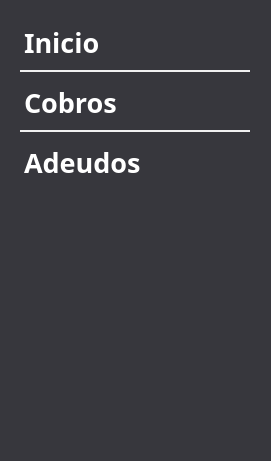
  <widget class="QFrame" name="frame">
   <property name="geometry">
    <rect>
     <x>30</x>
     <y>160</y>
     <width>271</width>
     <height>461</height>
    </rect>
   </property>
   <property name="styleSheet">
    <string notr="true">QFrame {
    background-color: #37373d;  /* Color de fondo semitransparente */
    border-radius: 30px;                         /* Bordes redondeados */
   
}</string>
   </property>
   <property name="frameShape">
    <enum>QFrame::StyledPanel</enum>
   </property>
   <property name="frameShadow">
    <enum>QFrame::Raised</enum>
   </property>
   <widget class="QTextBrowser" name="menuOption1">
    <property name="geometry">
     <rect>
      <x>20</x>
      <y>20</y>
      <width>101</width>
      <height>51</height>
     </rect>
    </property>
    <property name="palette">
     <palette>
      <active>
       <colorrole role="Button">
        <brush brushstyle="SolidPattern">
         <color alpha="255">
          <red>55</red>
          <green>55</green>
          <blue>61</blue>
         </color>
        </brush>
       </colorrole>
       <colorrole role="Text">
        <brush brushstyle="SolidPattern">
         <color alpha="255">
          <red>255</red>
          <green>255</green>
          <blue>255</blue>
         </color>
        </brush>
       </colorrole>
       <colorrole role="Base">
        <brush brushstyle="SolidPattern">
         <color alpha="255">
          <red>55</red>
          <green>55</green>
          <blue>61</blue>
         </color>
        </brush>
       </colorrole>
       <colorrole role="Window">
        <brush brushstyle="SolidPattern">
         <color alpha="255">
          <red>55</red>
          <green>55</green>
          <blue>61</blue>
         </color>
        </brush>
       </colorrole>
      </active>
      <inactive>
       <colorrole role="Button">
        <brush brushstyle="SolidPattern">
         <color alpha="255">
          <red>55</red>
          <green>55</green>
          <blue>61</blue>
         </color>
        </brush>
       </colorrole>
       <colorrole role="Text">
        <brush brushstyle="SolidPattern">
         <color alpha="255">
          <red>255</red>
          <green>255</green>
          <blue>255</blue>
         </color>
        </brush>
       </colorrole>
       <colorrole role="Base">
        <brush brushstyle="SolidPattern">
         <color alpha="255">
          <red>55</red>
          <green>55</green>
          <blue>61</blue>
         </color>
        </brush>
       </colorrole>
       <colorrole role="Window">
        <brush brushstyle="SolidPattern">
         <color alpha="255">
          <red>55</red>
          <green>55</green>
          <blue>61</blue>
         </color>
        </brush>
       </colorrole>
      </inactive>
      <disabled>
       <colorrole role="Button">
        <brush brushstyle="SolidPattern">
         <color alpha="255">
          <red>55</red>
          <green>55</green>
          <blue>61</blue>
         </color>
        </brush>
       </colorrole>
       <colorrole role="Text">
        <brush brushstyle="SolidPattern">
         <color alpha="255">
          <red>120</red>
          <green>120</green>
          <blue>120</blue>
         </color>
        </brush>
       </colorrole>
       <colorrole role="Base">
        <brush brushstyle="SolidPattern">
         <color alpha="255">
          <red>55</red>
          <green>55</green>
          <blue>61</blue>
         </color>
        </brush>
       </colorrole>
       <colorrole role="Window">
        <brush brushstyle="SolidPattern">
         <color alpha="255">
          <red>55</red>
          <green>55</green>
          <blue>61</blue>
         </color>
        </brush>
       </colorrole>
      </disabled>
     </palette>
    </property>
    <property name="font">
     <font>
      <family>Montserrat</family>
      <pointsize>10</pointsize>
      <weight>75</weight>
      <bold>true</bold>
     </font>
    </property>
    <property name="html">
     <string>&lt;!DOCTYPE HTML PUBLIC &quot;-//W3C//DTD HTML 4.0//EN&quot; &quot;http://www.w3.org/TR/REC-html40/strict.dtd&quot;&gt;
&lt;html&gt;&lt;head&gt;&lt;meta name=&quot;qrichtext&quot; content=&quot;1&quot; /&gt;&lt;style type=&quot;text/css&quot;&gt;
p, li { white-space: pre-wrap; }
&lt;/style&gt;&lt;/head&gt;&lt;body style=&quot; font-family:'Montserrat'; font-size:10pt; font-weight:600; font-style:normal;&quot;&gt;
&lt;p style=&quot; margin-top:0px; margin-bottom:0px; margin-left:0px; margin-right:0px; -qt-block-indent:0; text-indent:0px;&quot;&gt;&lt;span style=&quot; font-size:20pt;&quot;&gt;Inicio&lt;/span&gt;&lt;/p&gt;&lt;/body&gt;&lt;/html&gt;</string>
    </property>
   </widget>
   <widget class="QTextBrowser" name="menuOption2">
    <property name="geometry">
     <rect>
      <x>20</x>
      <y>80</y>
      <width>121</width>
      <height>51</height>
     </rect>
    </property>
    <property name="palette">
     <palette>
      <active>
       <colorrole role="Button">
        <brush brushstyle="SolidPattern">
         <color alpha="255">
          <red>55</red>
          <green>55</green>
          <blue>61</blue>
         </color>
        </brush>
       </colorrole>
       <colorrole role="Text">
        <brush brushstyle="SolidPattern">
         <color alpha="255">
          <red>255</red>
          <green>255</green>
          <blue>255</blue>
         </color>
        </brush>
       </colorrole>
       <colorrole role="Base">
        <brush brushstyle="SolidPattern">
         <color alpha="255">
          <red>55</red>
          <green>55</green>
          <blue>61</blue>
         </color>
        </brush>
       </colorrole>
       <colorrole role="Window">
        <brush brushstyle="SolidPattern">
         <color alpha="255">
          <red>55</red>
          <green>55</green>
          <blue>61</blue>
         </color>
        </brush>
       </colorrole>
      </active>
      <inactive>
       <colorrole role="Button">
        <brush brushstyle="SolidPattern">
         <color alpha="255">
          <red>55</red>
          <green>55</green>
          <blue>61</blue>
         </color>
        </brush>
       </colorrole>
       <colorrole role="Text">
        <brush brushstyle="SolidPattern">
         <color alpha="255">
          <red>255</red>
          <green>255</green>
          <blue>255</blue>
         </color>
        </brush>
       </colorrole>
       <colorrole role="Base">
        <brush brushstyle="SolidPattern">
         <color alpha="255">
          <red>55</red>
          <green>55</green>
          <blue>61</blue>
         </color>
        </brush>
       </colorrole>
       <colorrole role="Window">
        <brush brushstyle="SolidPattern">
         <color alpha="255">
          <red>55</red>
          <green>55</green>
          <blue>61</blue>
         </color>
        </brush>
       </colorrole>
      </inactive>
      <disabled>
       <colorrole role="Button">
        <brush brushstyle="SolidPattern">
         <color alpha="255">
          <red>55</red>
          <green>55</green>
          <blue>61</blue>
         </color>
        </brush>
       </colorrole>
       <colorrole role="Text">
        <brush brushstyle="SolidPattern">
         <color alpha="255">
          <red>120</red>
          <green>120</green>
          <blue>120</blue>
         </color>
        </brush>
       </colorrole>
       <colorrole role="Base">
        <brush brushstyle="SolidPattern">
         <color alpha="255">
          <red>55</red>
          <green>55</green>
          <blue>61</blue>
         </color>
        </brush>
       </colorrole>
       <colorrole role="Window">
        <brush brushstyle="SolidPattern">
         <color alpha="255">
          <red>55</red>
          <green>55</green>
          <blue>61</blue>
         </color>
        </brush>
       </colorrole>
      </disabled>
     </palette>
    </property>
    <property name="font">
     <font>
      <family>Montserrat</family>
      <pointsize>10</pointsize>
     </font>
    </property>
    <property name="html">
     <string>&lt;!DOCTYPE HTML PUBLIC &quot;-//W3C//DTD HTML 4.0//EN&quot; &quot;http://www.w3.org/TR/REC-html40/strict.dtd&quot;&gt;
&lt;html&gt;&lt;head&gt;&lt;meta name=&quot;qrichtext&quot; content=&quot;1&quot; /&gt;&lt;style type=&quot;text/css&quot;&gt;
p, li { white-space: pre-wrap; }
&lt;/style&gt;&lt;/head&gt;&lt;body style=&quot; font-family:'Montserrat'; font-size:10pt; font-weight:400; font-style:normal;&quot;&gt;
&lt;p style=&quot; margin-top:0px; margin-bottom:0px; margin-left:0px; margin-right:0px; -qt-block-indent:0; text-indent:0px;&quot;&gt;&lt;span style=&quot; font-size:20pt; font-weight:600;&quot;&gt;Cobros&lt;/span&gt;&lt;/p&gt;&lt;/body&gt;&lt;/html&gt;</string>
    </property>
   </widget>
   <widget class="QTextBrowser" name="menuOption3">
    <property name="geometry">
     <rect>
      <x>20</x>
      <y>140</y>
      <width>161</width>
      <height>51</height>
     </rect>
    </property>
    <property name="palette">
     <palette>
      <active>
       <colorrole role="Button">
        <brush brushstyle="SolidPattern">
         <color alpha="255">
          <red>55</red>
          <green>55</green>
          <blue>61</blue>
         </color>
        </brush>
       </colorrole>
       <colorrole role="Text">
        <brush brushstyle="SolidPattern">
         <color alpha="255">
          <red>255</red>
          <green>255</green>
          <blue>255</blue>
         </color>
        </brush>
       </colorrole>
       <colorrole role="Base">
        <brush brushstyle="SolidPattern">
         <color alpha="255">
          <red>55</red>
          <green>55</green>
          <blue>61</blue>
         </color>
        </brush>
       </colorrole>
       <colorrole role="Window">
        <brush brushstyle="SolidPattern">
         <color alpha="255">
          <red>55</red>
          <green>55</green>
          <blue>61</blue>
         </color>
        </brush>
       </colorrole>
      </active>
      <inactive>
       <colorrole role="Button">
        <brush brushstyle="SolidPattern">
         <color alpha="255">
          <red>55</red>
          <green>55</green>
          <blue>61</blue>
         </color>
        </brush>
       </colorrole>
       <colorrole role="Text">
        <brush brushstyle="SolidPattern">
         <color alpha="255">
          <red>255</red>
          <green>255</green>
          <blue>255</blue>
         </color>
        </brush>
       </colorrole>
       <colorrole role="Base">
        <brush brushstyle="SolidPattern">
         <color alpha="255">
          <red>55</red>
          <green>55</green>
          <blue>61</blue>
         </color>
        </brush>
       </colorrole>
       <colorrole role="Window">
        <brush brushstyle="SolidPattern">
         <color alpha="255">
          <red>55</red>
          <green>55</green>
          <blue>61</blue>
         </color>
        </brush>
       </colorrole>
      </inactive>
      <disabled>
       <colorrole role="Button">
        <brush brushstyle="SolidPattern">
         <color alpha="255">
          <red>55</red>
          <green>55</green>
          <blue>61</blue>
         </color>
        </brush>
       </colorrole>
       <colorrole role="Text">
        <brush brushstyle="SolidPattern">
         <color alpha="255">
          <red>120</red>
          <green>120</green>
          <blue>120</blue>
         </color>
        </brush>
       </colorrole>
       <colorrole role="Base">
        <brush brushstyle="SolidPattern">
         <color alpha="255">
          <red>55</red>
          <green>55</green>
          <blue>61</blue>
         </color>
        </brush>
       </colorrole>
       <colorrole role="Window">
        <brush brushstyle="SolidPattern">
         <color alpha="255">
          <red>55</red>
          <green>55</green>
          <blue>61</blue>
         </color>
        </brush>
       </colorrole>
      </disabled>
     </palette>
    </property>
    <property name="font">
     <font>
      <family>Montserrat</family>
      <pointsize>10</pointsize>
     </font>
    </property>
    <property name="html">
     <string>&lt;!DOCTYPE HTML PUBLIC &quot;-//W3C//DTD HTML 4.0//EN&quot; &quot;http://www.w3.org/TR/REC-html40/strict.dtd&quot;&gt;
&lt;html&gt;&lt;head&gt;&lt;meta name=&quot;qrichtext&quot; content=&quot;1&quot; /&gt;&lt;style type=&quot;text/css&quot;&gt;
p, li { white-space: pre-wrap; }
&lt;/style&gt;&lt;/head&gt;&lt;body style=&quot; font-family:'Montserrat'; font-size:10pt; font-weight:400; font-style:normal;&quot;&gt;
&lt;p style=&quot; margin-top:0px; margin-bottom:0px; margin-left:0px; margin-right:0px; -qt-block-indent:0; text-indent:0px;&quot;&gt;&lt;span style=&quot; font-size:20pt; font-weight:600;&quot;&gt;Adeudos&lt;/span&gt;&lt;/p&gt;&lt;/body&gt;&lt;/html&gt;</string>
    </property>
   </widget>
   <widget class="QFrame" name="frame_2">
    <property name="geometry">
     <rect>
      <x>20</x>
      <y>70</y>
      <width>230</width>
      <height>2</height>
     </rect>
    </property>
    <property name="styleSheet">
     <string notr="true">QFrame {
    border: none;       /* Color y grosor del borde */
    border-radius: 55px;          /* Radio de las esquinas */
    background-color: #f0f0f0;    /* Color de fondo */
    margin: 0px;                  /* Margen externo a 0 */
    padding: 0px;                 /* Espaciado interno a 0 */
}

</string>
    </property>
    <property name="frameShape">
     <enum>QFrame::StyledPanel</enum>
    </property>
    <property name="frameShadow">
     <enum>QFrame::Raised</enum>
    </property>
   </widget>
   <widget class="QFrame" name="frame_3">
    <property name="geometry">
     <rect>
      <x>20</x>
      <y>130</y>
      <width>230</width>
      <height>2</height>
     </rect>
    </property>
    <property name="styleSheet">
     <string notr="true">QFrame {
    border: none;       /* Color y grosor del borde */
    border-radius: 55px;          /* Radio de las esquinas */
    background-color: #f0f0f0;    /* Color de fondo */
    margin: 0px;                  /* Margen externo a 0 */
    padding: 0px;                 /* Espaciado interno a 0 */
}

</string>
    </property>
    <property name="frameShape">
     <enum>QFrame::StyledPanel</enum>
    </property>
    <property name="frameShadow">
     <enum>QFrame::Raised</enum>
    </property>
   </widget>
  </widget>
